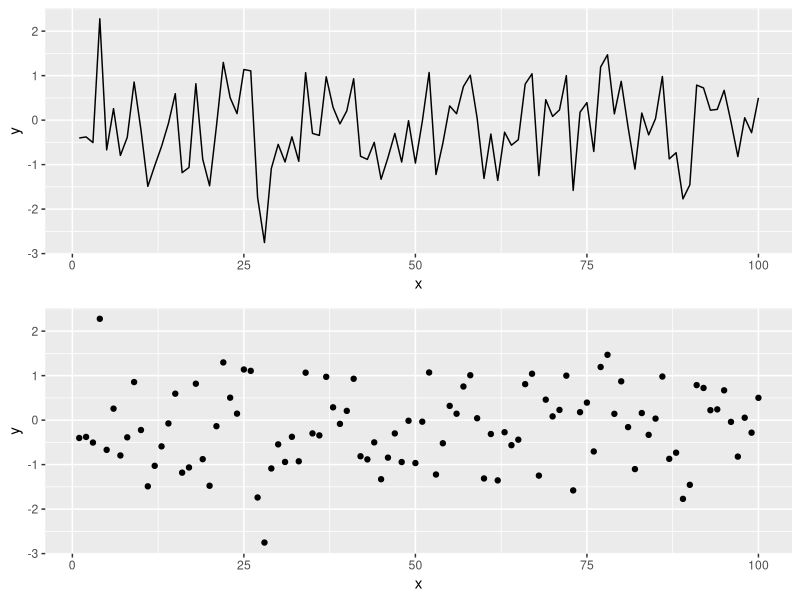

This chart was generated by the following R code:
## ---- chunk 1
knitr::opts_chunk$set(echo = TRUE, fig.width = 8, fig.height = 8, fig.align = "center", fig.path = "FiguresTut6/")
## ---- chunk 2
library(tidyverse)
library(gridExtra)
## ---- chunk 3
# Simulating data according to a normal distribution

x <- seq(1:100)
y <- rnorm(100) 

# Generating data form a normal distribution with mean 0 and variance 1

data <- data.frame(x = x, y = y ) 

# Creating a data frame

p1 = ggplot(data, aes(x= x, y = y)) +
      geom_line()
  
p2 = ggplot(data, aes(x= x, y = y)) +
      geom_point()

grid.arrange(p1, p2)
